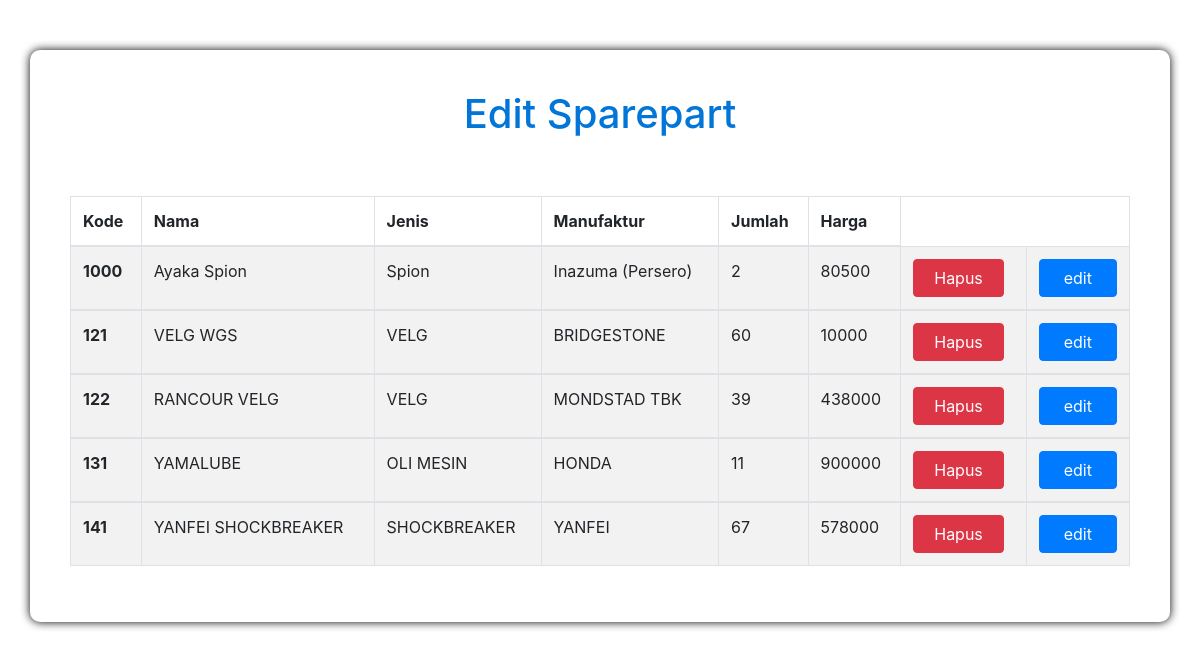
The page /index.php/sparepart/dashboardedit on the database as committed earlier.
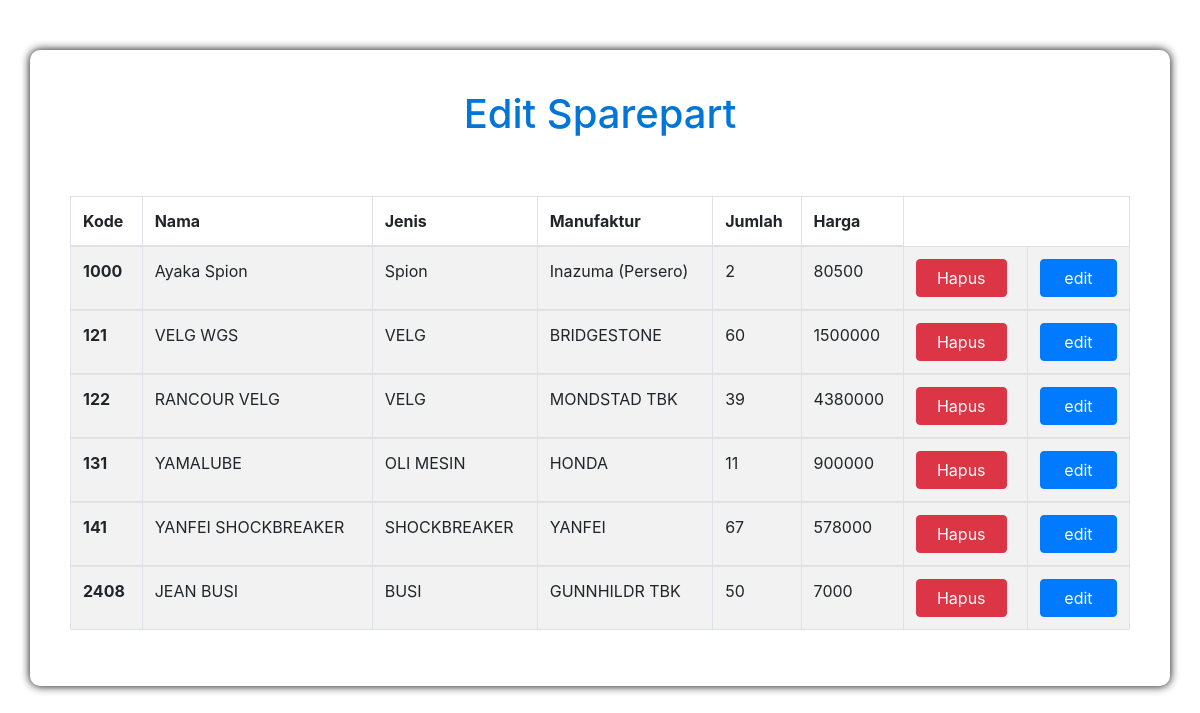
The same page on the database as committed later.
### tables this page shows
CREATE TABLE `sparepart` (
  `kode` varchar(50) NOT NULL,
  `nama` varchar(50) DEFAULT NULL,
  `jenis` varchar(50) DEFAULT NULL,
  `manufaktur` varchar(50) DEFAULT NULL,
  `jumlah` int(11) DEFAULT NULL,
  `harga` int(11) DEFAULT NULL,
  `foto` varchar(50) NOT NULL
);

### application/controllers/Sparepart.php (called while the page is built, shortened)
<?php
class Sparepart extends CI_Controller{
    public function __construct(){
        $this->load->model('SparepartModel');
        $this->load->library('form_validation');
    }
    public function dashboardedit(){
        $data['sparepart'] = $this->SparepartModel->getAlldata();
        $this->load->view('Sparepart/editsparepart',$data);
    }
}

### index.php (called while the page is built, shortened)
<?php
require_once BASEPATH.'core/CodeIgniter.php';

### application/models/SparepartModel.php (called while the page is built, shortened)
<?php
class SparepartModel extends CI_Model{
    public function getAlldata(){
        $query = $this->db->get('sparepart');
        return $query->result_array();
    }
}

### application/views/Sparepart/editsparepart.php (the view, shortened to what this page needs)
<!doctype html>
<html lang="en">
  <head>
    <link rel="stylesheet" href="https://stackpath.bootstrapcdn.com/bootstrap/4.4.1/css/bootstrap.min.css">
    <link rel="stylesheet" type="text/css" href="css/all.min.css">
    <link rel="stylesheet" type="text/css" href="<?= base_url(); ?>/assets/css/editSparepart.css">
  </head>
<div class="container-fluid bg">
	<div class="container">
		<h1>
	        Edit Sparepart
		</h1>
		<div style="padding:25px;"></div>
		<table id="demo" class="table table-striped table-bordered">
		    <thead>
		        <tr>
		            <th scope="col">Kode</th>
		            <th scope="col">Nama</th>
		            <th scope="col">Jenis</th>
		            <th scope="col">Manufaktur</th>
		            <th scope="col">Jumlah</th>
		            <th scope="col">Harga</th>
		        </tr>
		    </thead>
		<?php  foreach($sparepart as $row):?>
		    <tbody>
		        <tr>
		            <th><?=$row['kode'];?></th>
		            <td><?=$row['nama'];?></td>
		            <td><?=$row['jenis'];?></td>
		            <td><?=$row['manufaktur'];?></td>
		            <td><?=$row['jumlah'];?></td>
		            <td><?=$row['harga'];?></td>
		            <td><button type="button" class="btn btn-danger" onclick="window.location='<?php echo site_url('Sparepart/delete/'.$row['kode']);?>'">Hapus</button></td>
		            <td><button type="button" class="btn btn-primary btn-block" onclick="window.location='<?php echo site_url('Sparepart/editSparepart/'.$row['kode']);?>'">edit</button></td>
		        </tr>
		    </tbody>
		<?php endforeach;?>
		</table>
	</div>
</div>

Rows that differ between the two databases and show on the page:
changed sparepart "VELG WGS": harga "10000" → "1500000"
changed sparepart "RANCOUR VELG": harga "438000" → "4380000"
added sparepart: kode "2408", nama "JEAN BUSI", jenis "BUSI", manufaktur "GUNNHILDR TBK", jumlah "50", harga "7000"
